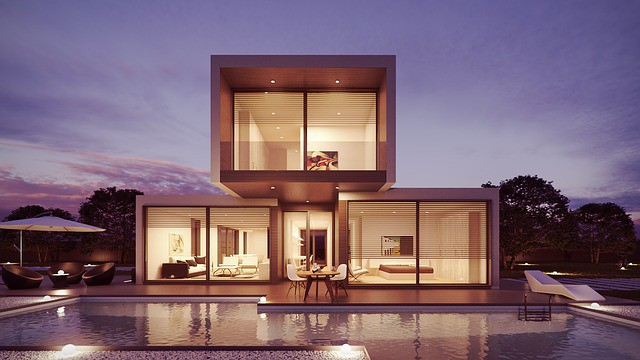
#> input picture images/house.jpeg, 640 x 360 px
$ python InstagramFilters.py
#> lines starting #> are read from the running program, lines starting #| are printed output that depends on the picture; after the words box and inside, x2 and y2 are one past the last pixel; in counts of white or black regions, pixels touching at a corner belong together
import cv2
import numpy as np
import matplotlib.pyplot as plt

# Blurred Filter
im = cv2.imread('images/house.jpeg')
#> im is the input picture: shape (360, 640, 3); mean B, G, R 115, 102.1, 127.1
dst = cv2.GaussianBlur(im, (5, 5), cv2.BORDER_DEFAULT)
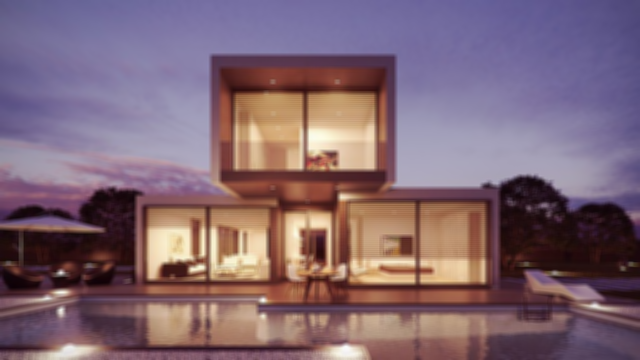
#> dst: shape (360, 640, 3); mean B, G, R 115, 102.1, 127.1
plt.imshow(dst)
plt.show()

# Edges Filter
im = cv2.imread('images/house.jpeg')
edges = cv2.Canny(im, 100, 300)
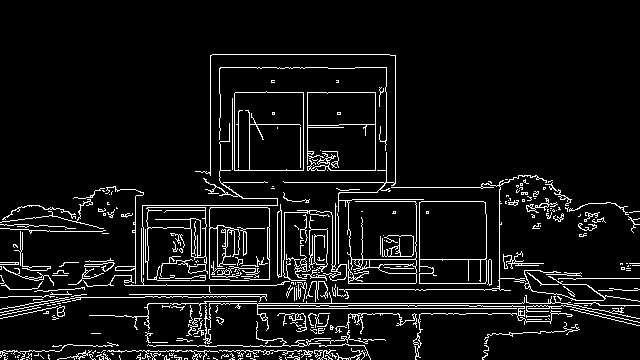
#> edges: shape (360, 640); 7.3% white in thin lines or dots, all inside (x1, y1, x2, y2) = (0, 54, 640, 360)
plt.imshow(edges)
plt.show()

# Vintage Filter
im = cv2.imread('images/house.jpeg')
rows, cols = im.shape[:2]
#> rows = 360; cols = 640
kernel_x = cv2.getGaussianKernel(cols,200)
kernel_y = cv2.getGaussianKernel(rows,200)
kernel = kernel_y * kernel_x.T
filter = 255 * kernel / np.linalg.norm(kernel)
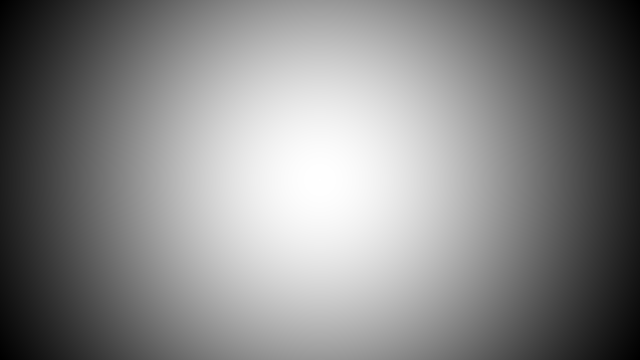
#> kernel: shape (360, 640) float64; min 1.32e-06, max 7.07e-06, mean 4.34e-06; drawn with min black and max white
vintage_im = np.copy(im)
for i in range(3):
    vintage_im[:,:,i] = vintage_im[:,:,i] * filter
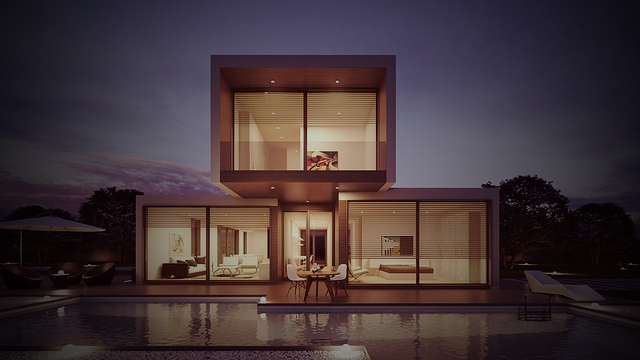
#> vintage_im: shape (360, 640, 3); mean B, G, R 56.9, 53.3, 67.3
plt.imshow(vintage_im)
plt.show()

$ run again, with images/flower.jpeg copied over images/house.jpeg
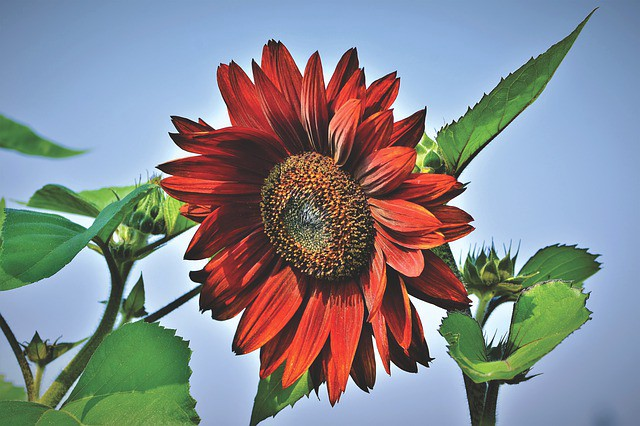
#> input picture images/flower.jpeg, 640 x 426 px
#> im is the input picture: shape (426, 640, 3); mean B, G, R 141.6, 136.7, 132.9
#> `edges = cv2.Canny(im, 100, 300)`:
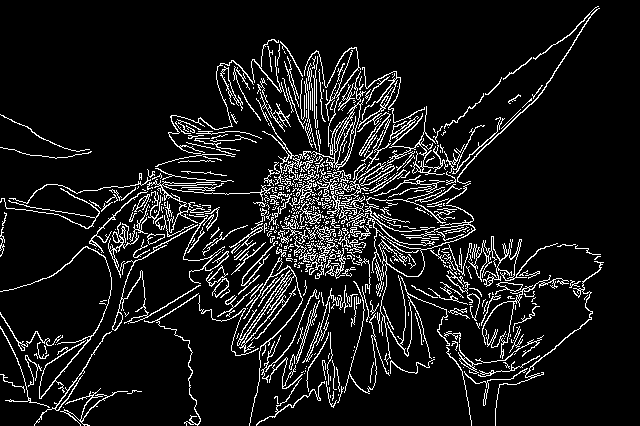
#> edges: shape (426, 640); 9.6% white in thin lines or dots
#> after the loop `for i in range(3):`:
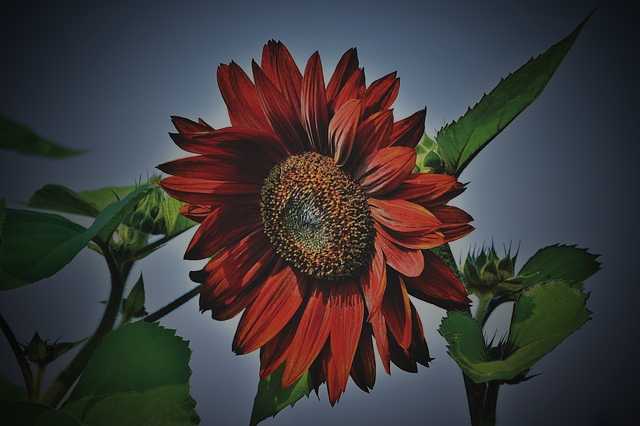
#> vintage_im: shape (426, 640, 3); mean B, G, R 58.3, 57.6, 61.4

$ run again, with images/colorsimage.jpg copied over images/house.jpeg
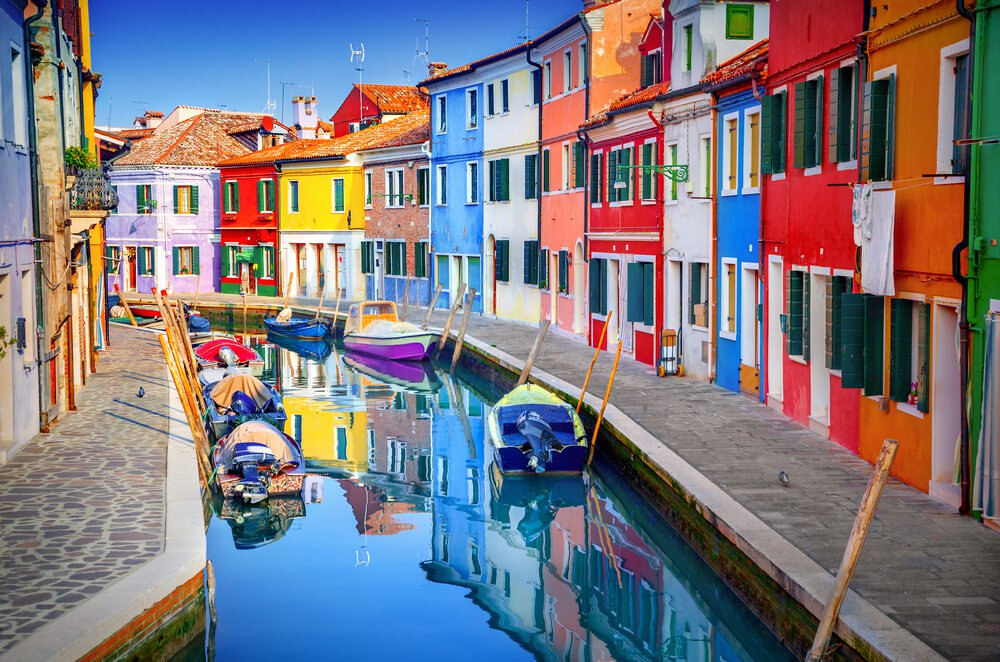
#> input picture images/colorsimage.jpg, 1000 x 662 px
#> im is the input picture: shape (662, 1000, 3); mean B, G, R 127.2, 120.1, 124.8
#> `edges = cv2.Canny(im, 100, 300)`:
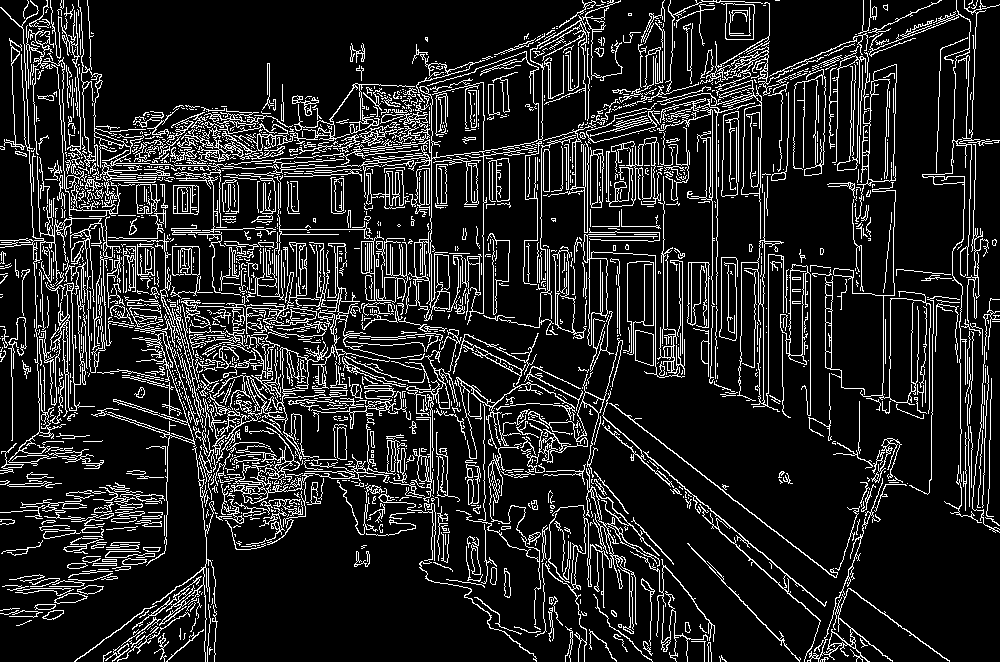
#> edges: shape (662, 1000); 13.9% white in thin lines or dots
#> after the loop `for i in range(3):`:
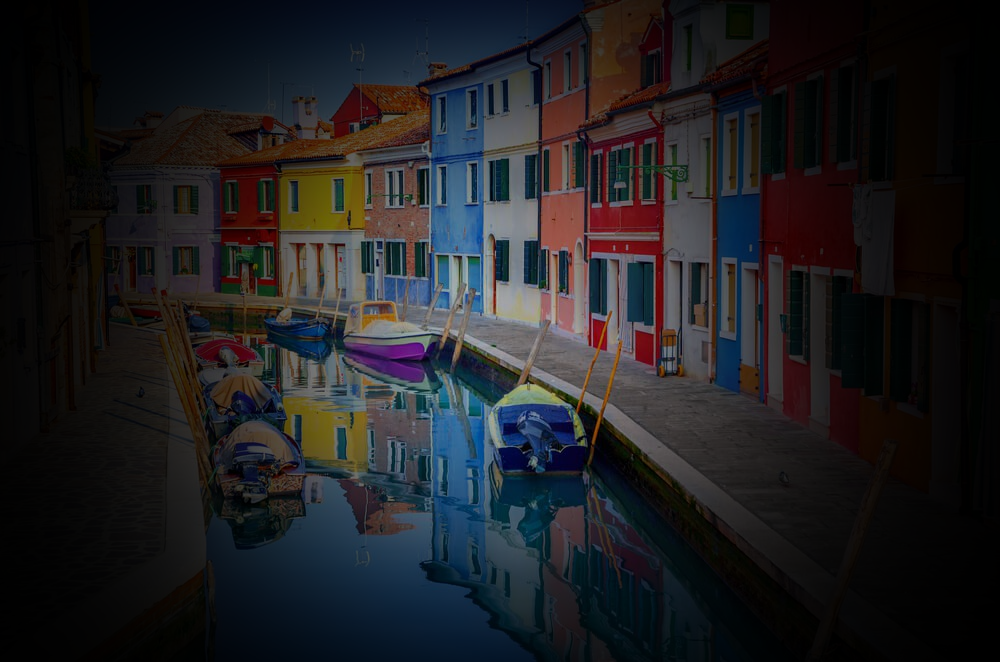
#> vintage_im: shape (662, 1000, 3); mean B, G, R 34.3, 31.5, 31.6
